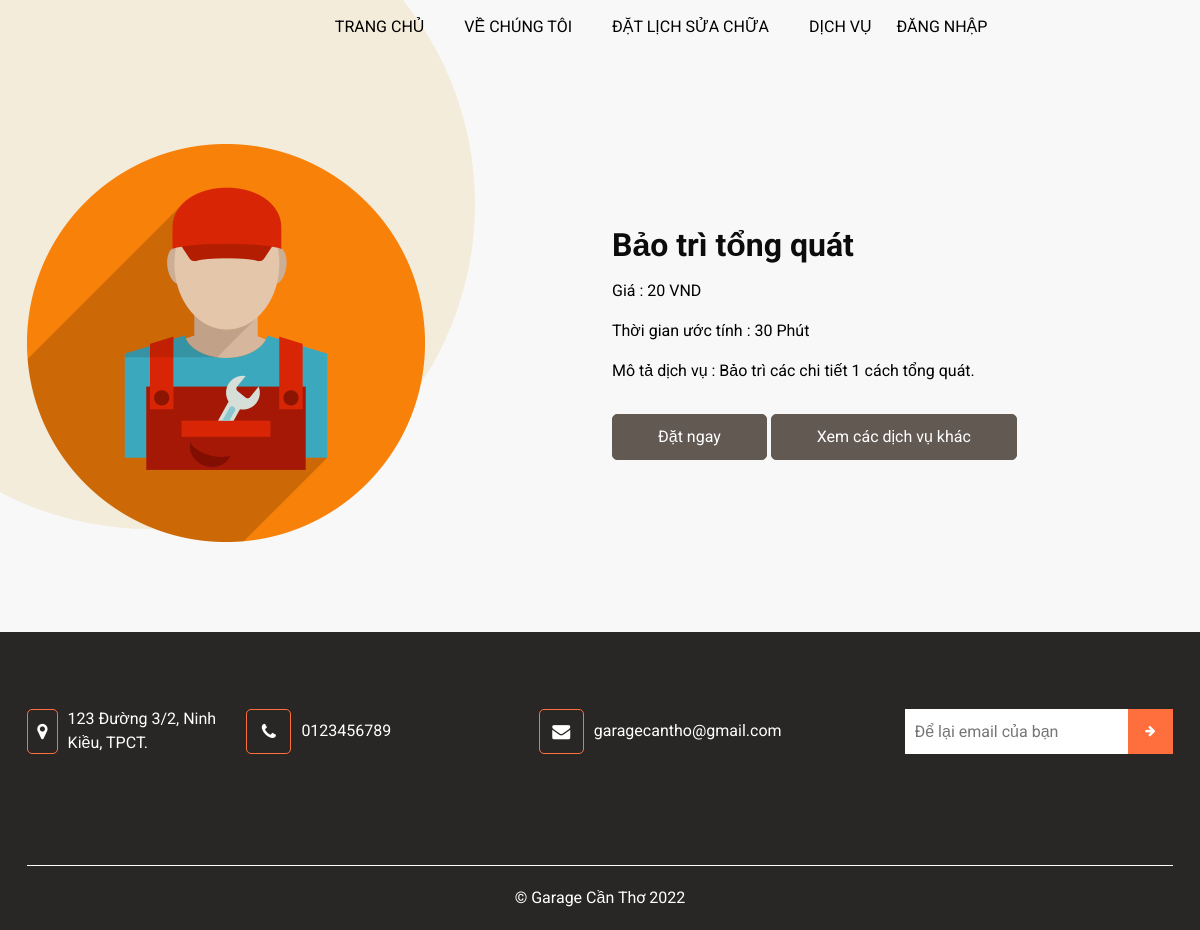
Page /service/2/ on the committed database.
### garage/models.py (models this page shows, shortened)
class Service(models.Model):
    name = models.CharField(max_length=255, blank=True, verbose_name='Tên Dịch Vụ')
    price = models.CharField(max_length=255, blank=True , verbose_name='Giá (VND)')
    time_todo = models.CharField(max_length=255, blank=True , verbose_name='Thời gian (phút)')
    description = models.TextField(max_length=255, blank=True, null=True, verbose_name='Mô tả')
    image = models.ImageField(max_length=255, blank=True)
    created_at = models.DateTimeField(auto_now_add=True)
    class Meta:
        verbose_name_plural  = 'Dịch Vụ'

### garage/views.py (the view)
# urls.py: path('service/<int:pk>/', ServiceDetail.as_view(), name='service'),
class ServiceDetail(DetailView):
    model = Service
    context_object_name = 'service'

### garage/templates/garage/service_detail.html
{% extends 'garage/partials/main.html' %} {% block content %}
<section class="about_section layout_padding">
  <div class="container">
    <div class="row">
      <div class="col-md-6">
        <div class="img-box">
          <img src="{{service.image.url}}" alt="" />
        </div>
      </div>
      <div class="col-md-6">
        <div class="detail-box">
          <div class="heading_container">
            <h2>{{service.name}}</h2>
          </div>
          <p style="color: black">Giá : <span>{{service.price}} VND</span></p>
          <p style="color: black">
            Thời gian ước tính : <span>{{service.time_todo}} Phút</span>
          </p>
          <p style="color: black">
            Mô tả dịch vụ : <span>{{service.description}} </span>
          </p>
          <a href="{% url 'booking' %}">Đặt ngay</a>
          <a href="{% url 'homepage' %}#services">Xem các dịch vụ khác</a>
        </div>
      </div>
    </div>
  </div>
</section>
{% endblock content %}

### static/css/style.css (style rules this page uses)
html { overflow-x: hidden; }
body { font-family: "Roboto", sans-serif; color: #0c0c0c; background-color: #f8f8f8; overflow-x: hidden; }
section { max-width: 1400px; margin: auto; }
.layout_padding { padding: 90px 0; }
.heading_container { display: -webkit-box; display: -ms-flexbox; display: flex; -webkit-box-orient: vertical; -webkit-box-direction: normal; -ms-flex-direction: column; flex-direction: column; -webkit-box-align: start; -ms-flex-align: start; align-items: flex-start; }
.heading_container h2 { position: relative; font-weight: bold; margin: 0; }
a, a:hover, a:focus { text-decoration: none; }
.about_section { position: relative; }
.about_section::before { content: ""; position: absolute; top: 150px; left: 150px; width: 650px; height: 650px; -webkit-transform: translate(-50%, -50%); transform: translate(-50%, -50%); background-color: #f3ecdb; border-radius: 100%; z-index: -1; }
.about_section .row { -webkit-box-align: center; -ms-flex-align: center; align-items: center; }
.about_section .img-box img { max-width: 100%; }
.about_section .detail-box p { color: #999; margin-top: 15px; }
.about_section .detail-box a { display: inline-block; padding: 10px 45px; background-color: #625a52; color: #ffffff; border-radius: 5px; border: 1px solid #625a52; -webkit-transition: all 0.3s; transition: all 0.3s; margin-top: 15px; }

### static/css/responsive.css (style rules this page uses)
@media (min-width: 1200px) { .container { max-width: 1170px; } }

### rows in the picture
Service: image (picture), name "Bảo trì tổng quát", price "20", time_todo "30", description "Bảo trì các chi tiết 1 cách tổng quát."
